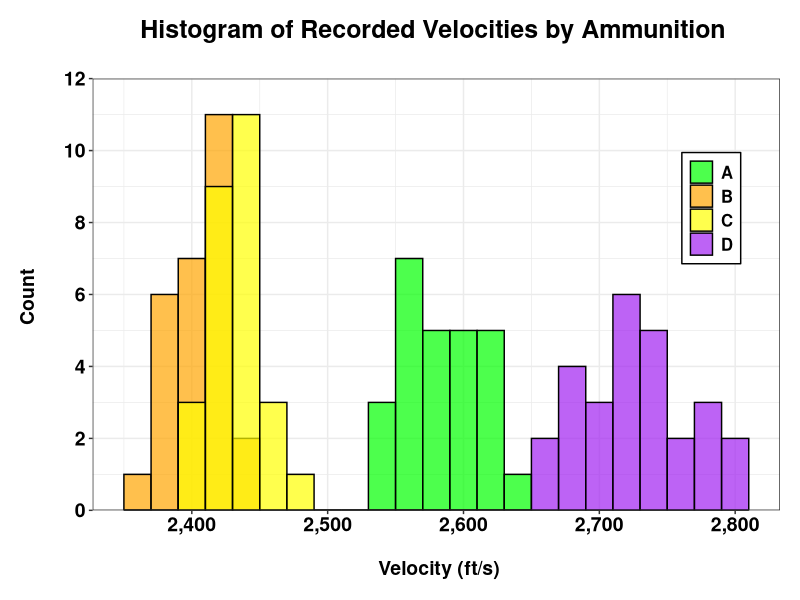
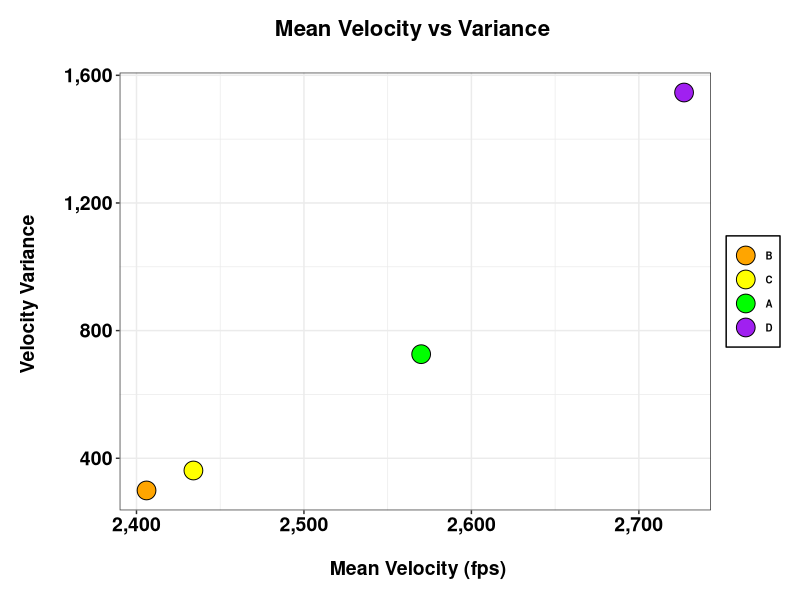
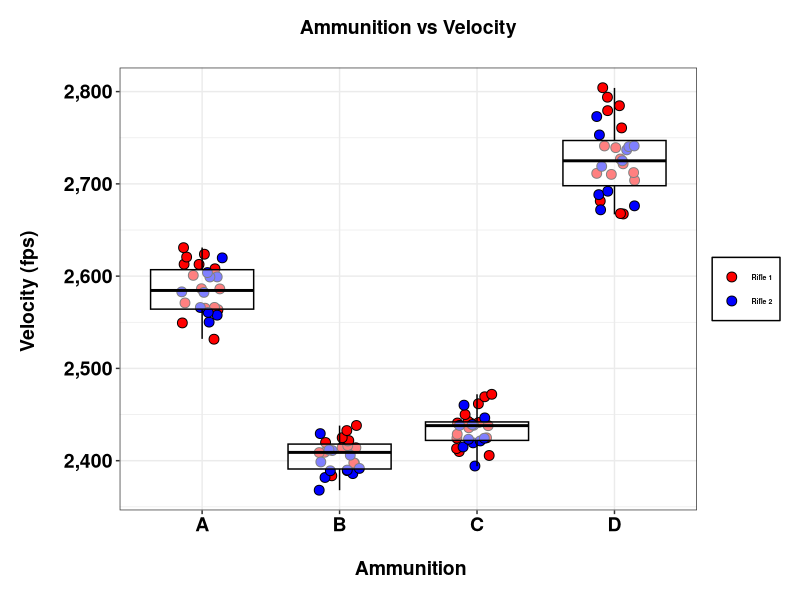
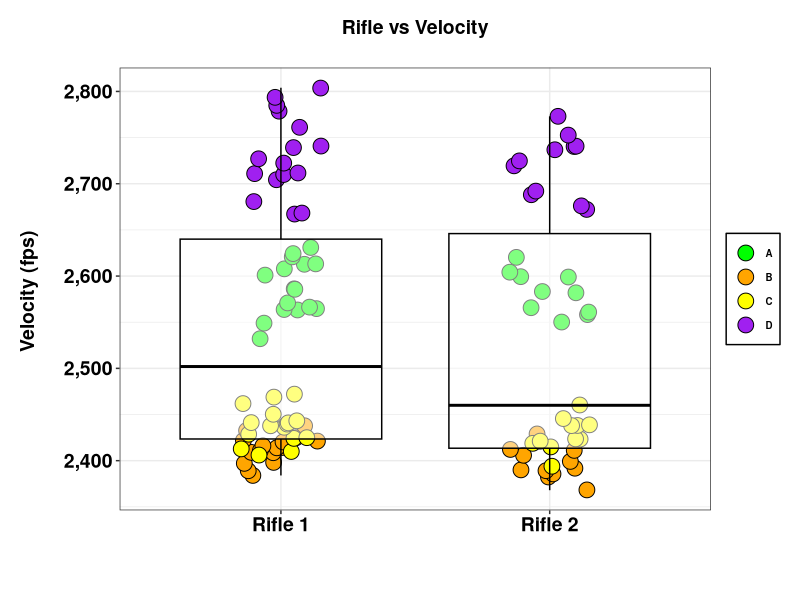
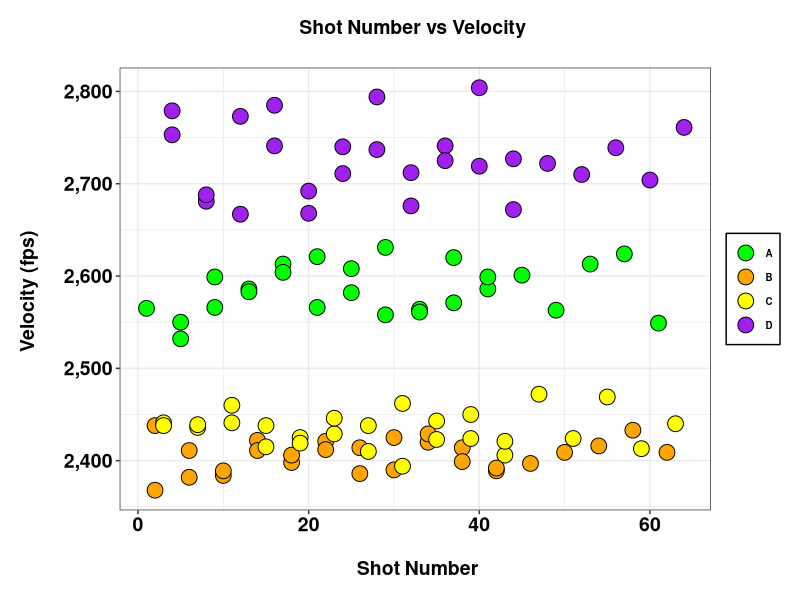
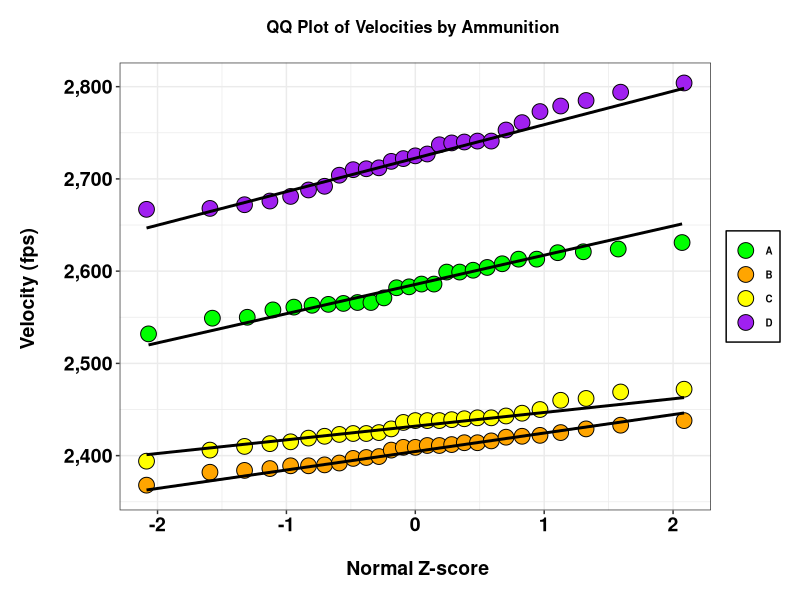

Write the R code that produced these figures, in order.
library(tidyverse); library(scales)

vel <- read.csv('velocity.csv', header = T)
vel$rfl <- as.factor(vel$rfl)
vel$rfl <- recode(vel$rfl, '1' = 'Rifle 1', '2' = 'Rifle 2')

ggplot(vel, aes(x = vel, fill = amo)) + 
  geom_histogram(binwidth = 20, aes(fill = amo), 
                 color = 'black', alpha = 0.7, 
                 position = 'identity') + 
  scale_fill_manual(values = c('green', 'orange', 'yellow', 'purple')) +
  scale_y_continuous(limits = c(0,12), breaks = seq(0, 14, by = 2),
                     expand = c(0,0)) +
  scale_x_continuous(label = comma) +
  ggtitle('Histogram of Recorded Velocities by Ammunition \n') +
  xlab('\n Velocity (ft/s)') +
  ylab('Count \n') +
  theme_bw() +
  theme(
    plot.title = element_text(color = 'black', face = 'bold', 
                              hjust = 0.5, size = 18),
    axis.title = element_text(color = 'black', face = 'bold', 
                              hjust = 0.5, size = 14),
    axis.text = element_text(color = 'black', face = 'bold', 
                             hjust = 0.5, size = 14),
    plot.margin = margin(c(.2,.2,.2,.2), unit = 'in'),
    legend.title = element_blank(),
    legend.text = element_text(color = 'black', face = 'bold', 
                               hjust = 0.5, size = 12),
    legend.background = element_rect(color = 'black'),
    legend.position = c(0.9, 0.7)
  )
  
  
  
p <- ggplot(vel, aes(amo, vel)) + 
  geom_jitter(width = .15, shape = 21, 
              aes(fill = rfl), size = 3) +
  scale_fill_manual(values = c('red', 'blue')) +
  geom_boxplot(fill = 'white', color = 'black', alpha = 0.5) +
  scale_y_continuous(label = comma) +
  ggtitle('Ammunition vs Velocity\n') +
  xlab('\n Ammunition') +
  ylab('Velocity (fps) \n') +
  theme_bw() +
  theme(
    plot.title = element_text(color = 'black', face = 'bold', 
                              hjust = 0.5, size = 14),
    axis.title = element_text(color = 'black', face = 'bold', 
                              hjust = 0.5, size = 14),
    axis.text = element_text(color = 'black', face = 'bold', 
                              hjust = 0.5, size = 14),
    plot.margin = margin(c(.2,.2,.2,.2), unit = 'in'),
    legend.title = element_blank(),
    legend.text = element_text(color = 'black', face = 'bold', 
                               hjust = 0.5, size = 5),
    legend.background = element_rect(color = 'black'),
    legend.position = "right" # c(0.95, 0.1)
  )
bmp(file="amo_vs_vel_boxplot.bmp",
    width=5, height=4, units="in", res=200)
p
dev.off()

p2 <- ggplot(vel, aes(rfl, vel)) + 
  geom_jitter(width = .15, shape = 21, 
              aes(fill = amo), size = 5) +
  scale_fill_manual(values = c('green', 'orange', 'yellow', 'purple')) + 
  geom_boxplot(fill = 'white', color = 'black', alpha = 0.5) +
  scale_y_continuous(label = comma) +
  ggtitle('Rifle vs Velocity\n') +
  xlab('\n ') +
  ylab('Velocity (fps) \n') +
  theme_bw() +
  theme(
    plot.title = element_text(color = 'black', face = 'bold', 
                              hjust = 0.5, size = 14),
    axis.title = element_text(color = 'black', face = 'bold', 
                              hjust = 0.5, size = 14),
    axis.text = element_text(color = 'black', face = 'bold', 
                             hjust = 0.5, size = 14),
    plot.margin = margin(c(.2,.2,.2,.2), unit = 'in'),
    legend.title = element_blank(),
    legend.text = element_text(color = 'black', face = 'bold', 
                               hjust = 0.5, size = 7),
    legend.background = element_rect(color = 'black'),
    legend.position = "right" #c(0.9, 0.7)
  )
bmp(file="rfl_vs_vel_boxplot.bmp",
    width=5, height=4, units="in", res=200)
p2
dev.off()

p3 <- ggplot(vel, aes(cnt, vel)) + 
  geom_point(shape = 21, 
              aes(fill = amo), size = 5) +
  scale_fill_manual(values = c('green', 'orange', 'yellow', 'purple')) +
  scale_y_continuous(label = comma) +
  ggtitle('Shot Number vs Velocity \n') +
  xlab('\n Shot Number') +
  ylab('Velocity (fps) \n') +
  theme_bw() +
  theme(
    plot.title = element_text(color = 'black', face = 'bold', 
                              hjust = 0.5, size = 14),
    axis.title = element_text(color = 'black', face = 'bold', 
                              hjust = 0.5, size = 14),
    axis.text = element_text(color = 'black', face = 'bold', 
                             hjust = 0.5, size = 14),
    plot.margin = margin(c(.2,.2,.2,.2), unit = 'in'),
    legend.title = element_blank(),
    legend.text = element_text(color = 'black', face = 'bold', 
                               hjust = 0.5, size = 7),
    legend.background = element_rect(color = 'black'),
    legend.position = "right" # c(0.95, 0.6)
  )

bmp(file="sht_num_vs_vel.bmp",
    width=5, height=4, units="in", res=200)
p3
dev.off()

p_qq <- ggplot(vel, aes(sample = vel, fill = amo)) + 
  geom_qq(shape = 21, size = 5, col = 'black') + 
  scale_fill_manual(values = c('green', 'orange', 'yellow', 'purple')) +
  geom_qq_line(size = 1) +
  scale_y_continuous(label = comma) +
  ggtitle('QQ Plot of Velocities by Ammunition \n') +
  xlab('\n Normal Z-score') +
  ylab('Velocity (fps) \n') +
  theme_bw() +
  theme(
    plot.title = element_text(color = 'black', face = 'bold', 
                              hjust = 0.5, size = 12),
    axis.title = element_text(color = 'black', face = 'bold', 
                              hjust = 0.5, size = 14),
    axis.text = element_text(color = 'black', face = 'bold', 
                             hjust = 0.5, size = 14),
    plot.margin = margin(c(.2,.2,.2,.2), unit = 'in'),
    legend.title = element_blank(),
    legend.text = element_text(color = 'black', face = 'bold', 
                               hjust = 0.5, size = 7),
    legend.background = element_rect(color = 'black'),
    legend.position = "right" #c(0.1, 0.85)
  )

bmp(file="vel_qq_amo.bmp",
    width=5, height=4, units="in", res=200)
p_qq
dev.off()

# shapiro wilk test on each factor
do.call("rbind", 
        with(vel, 
             tapply(vel, 
                    amo,
                    function(x) unlist(shapiro.test(x)[c("statistic", 
                                                         "p.value")]))))

mod <- aov(vel ~ rfl + amo * cnt , data = vel)
# Tukey test HSD
# tukey.test <- TukeyHSD(mod)
# plot(tukey.test)
# marginal <- lsmeans::lsmeans(mod, pairwise ~ amo, adjust = 'tukey')

v <- data.frame(Mean = c(2406,2434, 2570, 2727),
                Variance = c(299.2, 361.7, 726.2, 1546.1),
                Ammo = c('B', 'C', 'A', 'D'))
v$Ammo <- factor(v$Ammo, levels = v$Ammo)

#v_plot <- 
  ggplot(v, aes(x=Mean, y=Variance, fill = Ammo)) + 
  geom_point(color = 'black', shape = 21, size = 6) +
  #geom_smooth(method = 'lm', formula = (y ~ x)) +
  scale_fill_manual(values = c('orange', 'yellow', 'green', 'purple')) + 
  scale_y_continuous(label = comma) +
  scale_x_continuous(label = comma) +
  ggtitle('Mean Velocity vs Variance \n') +
  xlab('\n Mean Velocity (fps)') +
  ylab('Velocity Variance \n') +
  theme_bw() +
  theme(
    plot.title = element_text(color = 'black', face = 'bold', 
                              hjust = 0.5, size = 16),
    axis.title = element_text(color = 'black', face = 'bold', 
                              hjust = 0.5, size = 14),
    axis.text = element_text(color = 'black', face = 'bold', 
                             hjust = 0.5, size = 14),
    plot.margin = margin(c(.2,.2,.2,.2), unit = 'in'),
    legend.title = element_blank(),
    legend.text = element_text(color = 'black', face = 'bold', 
                               hjust = 0.5, size = 7),
    legend.background = element_rect(color = 'black'),
    legend.position = "right" #c(0.1, 0.85)
  )
